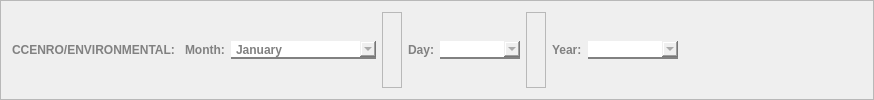
           <widget class="QFrame" name="ccenro_frame">
            <property name="frameShape">
             <enum>QFrame::StyledPanel</enum>
            </property>
            <property name="frameShadow">
             <enum>QFrame::Raised</enum>
            </property>
            <layout class="QHBoxLayout" name="horizontalLayout_45">
             <item>
              <widget class="QLabel" name="label_82">
               <property name="styleSheet">
                <string notr="true">font-family: Segoe UI;
				font-weight: bold;
				color: #818181;

border-radius: 0px;
border-color: white;
border-width: 0px;</string>
               </property>
               <property name="text">
                <string>CCENRO/ENVIRONMENTAL: </string>
               </property>
              </widget>
             </item>
             <item>
              <widget class="QLabel" name="label_79">
               <property name="styleSheet">
                <string notr="true">font-family: Segoe UI;
				font-weight: bold;
				color: #818181;

border-radius: 0px;
border-color: white;
border-width: 0px;</string>
               </property>
               <property name="text">
                <string>Month:</string>
               </property>
              </widget>
             </item>
             <item>
              <widget class="QComboBox" name="ccenro_choose_month_comboBox">
               <property name="minimumSize">
                <size>
                 <width>145</width>
                 <height>0</height>
                </size>
               </property>
               <property name="maximumSize">
                <size>
                 <width>175</width>
                 <height>16777215</height>
                </size>
               </property>
               <property name="cursor">
                <cursorShape>PointingHandCursor</cursorShape>
               </property>
               <property name="styleSheet">
                <string notr="true">QComboBox {
				font-family: Segoe UI;
				font-weight: bold;
				color: #818181;
                border: none;
                border-bottom: 2px solid #818181;
            }

QComboBox::hover{
color: #565656;
border-bottom: 2px solid #565656;
}

</string>
               </property>
               <item>
                <property name="text">
                 <string>January</string>
                </property>
               </item>
               <item>
                <property name="text">
                 <string>February</string>
                </property>
               </item>
               <item>
                <property name="text">
                 <string>March</string>
                </property>
               </item>
               <item>
                <property name="text">
                 <string>April</string>
                </property>
               </item>
               <item>
                <property name="text">
                 <string>May</string>
                </property>
               </item>
               <item>
                <property name="text">
                 <string>June</string>
                </property>
               </item>
               <item>
                <property name="text">
                 <string>July</string>
                </property>
               </item>
               <item>
                <property name="text">
                 <string>August</string>
                </property>
               </item>
               <item>
                <property name="text">
                 <string>September</string>
                </property>
               </item>
               <item>
                <property name="text">
                 <string>October</string>
                </property>
               </item>
               <item>
                <property name="text">
                 <string>November</string>
                </property>
               </item>
               <item>
                <property name="text">
                 <string>December</string>
                </property>
               </item>
              </widget>
             </item>
             <item>
              <widget class="QFrame" name="frame_80">
               <property name="minimumSize">
                <size>
                 <width>20</width>
                 <height>0</height>
                </size>
               </property>
               <property name="frameShape">
                <enum>QFrame::StyledPanel</enum>
               </property>
               <property name="frameShadow">
                <enum>QFrame::Raised</enum>
               </property>
              </widget>
             </item>
             <item>
              <widget class="QLabel" name="label_80">
               <property name="styleSheet">
                <string notr="true">font-family: Segoe UI;
				font-weight: bold;
				color: #818181;

border-radius: 0px;
border-color: white;
border-width: 0px;</string>
               </property>
               <property name="text">
                <string>Day:</string>
               </property>
              </widget>
             </item>
             <item>
              <widget class="QComboBox" name="ccenro_choose_day_comboBox">
               <property name="minimumSize">
                <size>
                 <width>80</width>
                 <height>0</height>
                </size>
               </property>
               <property name="maximumSize">
                <size>
                 <width>80</width>
                 <height>16777215</height>
                </size>
               </property>
               <property name="cursor">
                <cursorShape>PointingHandCursor</cursorShape>
               </property>
               <property name="styleSheet">
                <string notr="true">QComboBox {
				font-family: Segoe UI;
				font-weight: bold;
				color: #818181;
                border: none;
                border-bottom: 2px solid #818181;
            }

QComboBox::hover{
color: #565656;
border-bottom: 2px solid #565656;
}

</string>
               </property>
              </widget>
             </item>
             <item>
              <widget class="QFrame" name="frame_81">
               <property name="minimumSize">
                <size>
                 <width>20</width>
                 <height>0</height>
                </size>
               </property>
               <property name="frameShape">
                <enum>QFrame::StyledPanel</enum>
               </property>
               <property name="frameShadow">
                <enum>QFrame::Raised</enum>
               </property>
              </widget>
             </item>
             <item>
              <widget class="QLabel" name="label_81">
               <property name="styleSheet">
                <string notr="true">font-family: Segoe UI;
				font-weight: bold;
				color: #818181;

border-radius: 0px;
border-color: white;
border-width: 0px;</string>
               </property>
               <property name="text">
                <string>Year:</string>
               </property>
              </widget>
             </item>
             <item>
              <widget class="QComboBox" name="ccenro_choose_year_comboBox">
               <property name="minimumSize">
                <size>
                 <width>90</width>
                 <height>0</height>
                </size>
               </property>
               <property name="maximumSize">
                <size>
                 <width>80</width>
                 <height>16777215</height>
                </size>
               </property>
               <property name="cursor">
                <cursorShape>PointingHandCursor</cursorShape>
               </property>
               <property name="styleSheet">
                <string notr="true">QComboBox {
				font-family: Segoe UI;
				font-weight: bold;
				color: #818181;
                border: none;
                border-bottom: 2px solid #818181;
            }

QComboBox::hover{
color: #565656;
border-bottom: 2px solid #565656;
}

</string>
               </property>
              </widget>
             </item>
             <item>
              <spacer name="horizontalSpacer_68">
               <property name="orientation">
                <enum>Qt::Horizontal</enum>
               </property>
               <property name="sizeHint" stdset="0">
                <size>
                 <width>184</width>
                 <height>20</height>
                </size>
               </property>
              </spacer>
             </item>
            </layout>
           </widget>
